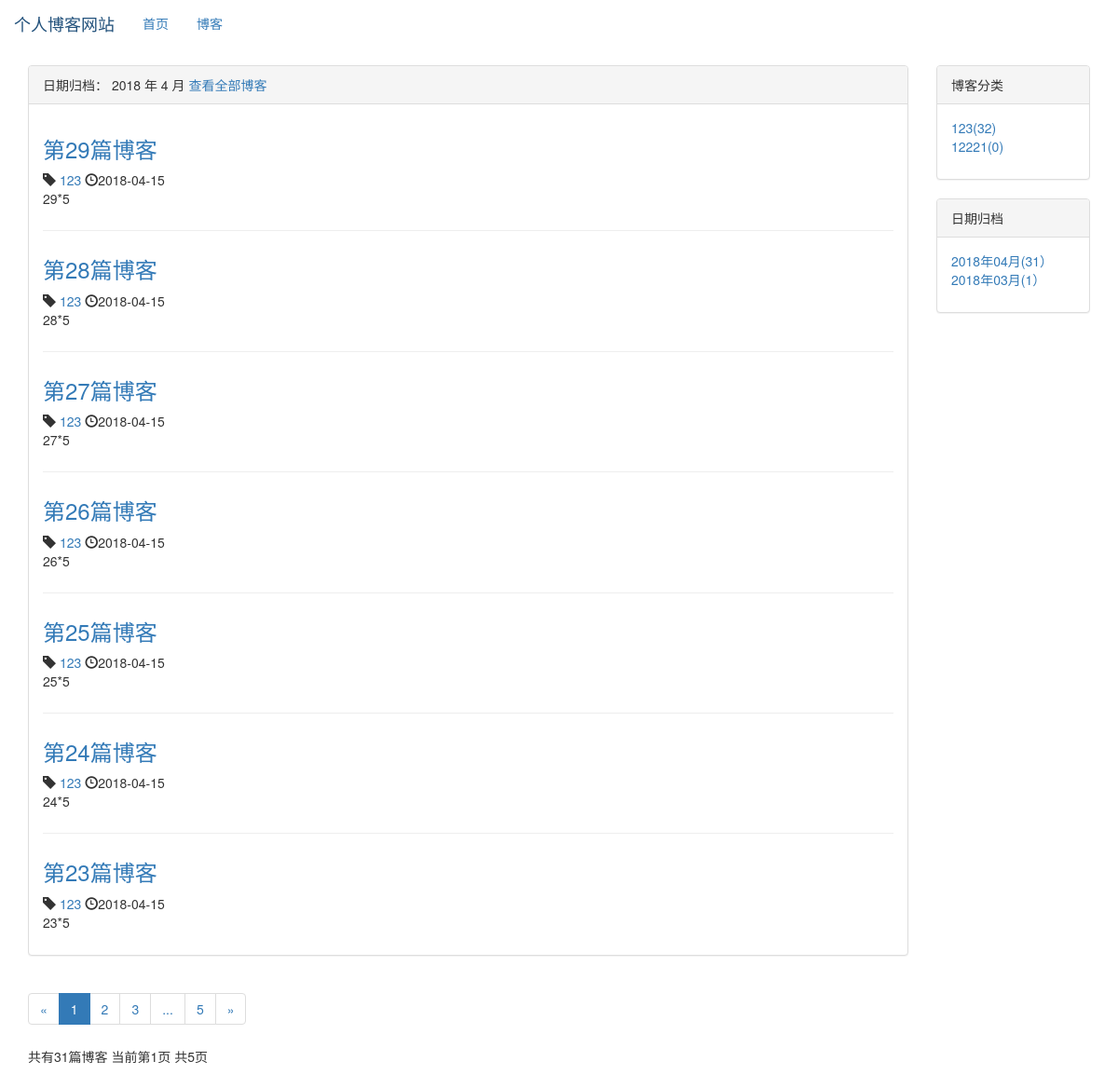
Page /blog/date/2018/4 on the earlier database version.
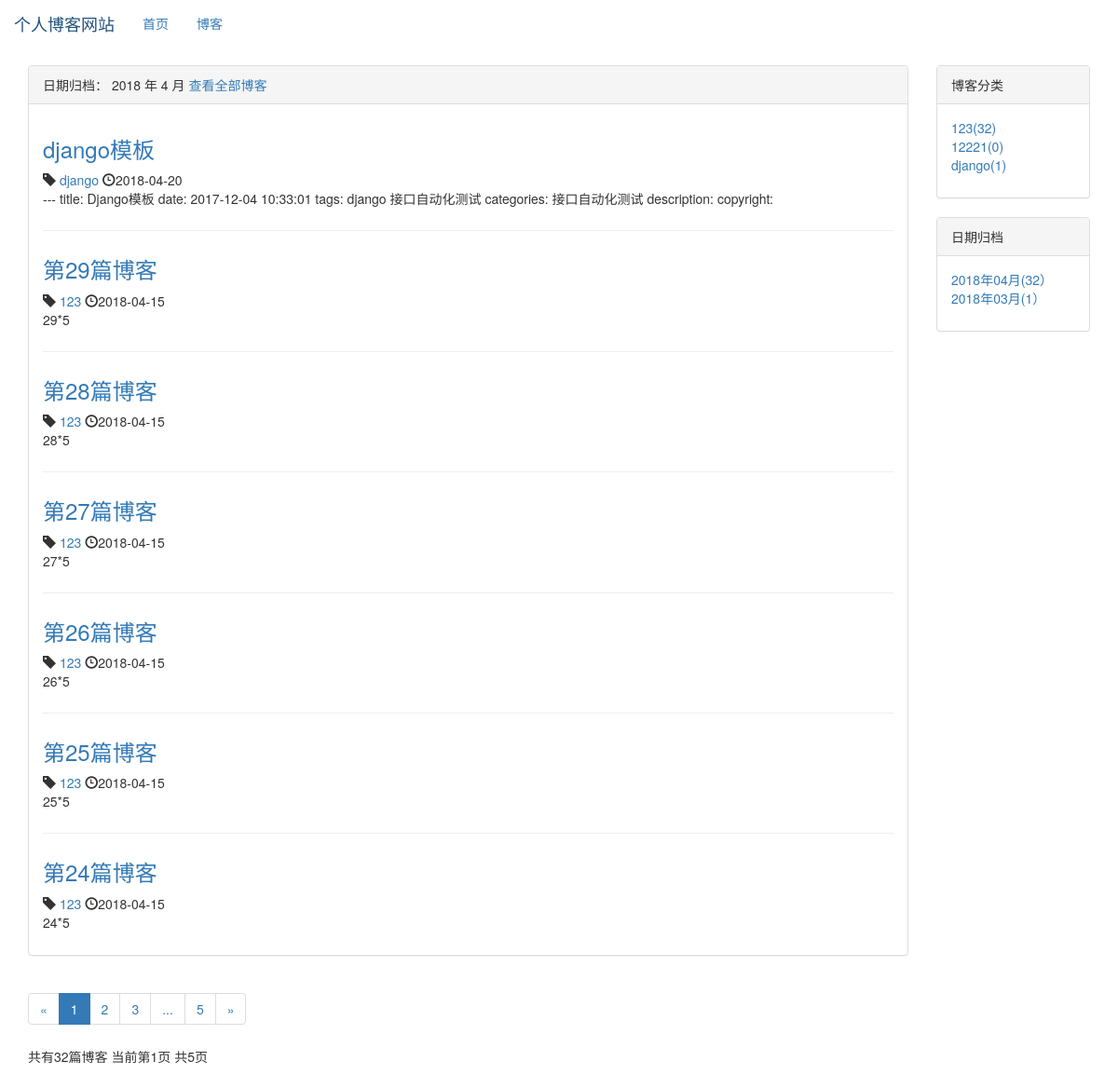
Same page on the later database version.
### blog/models.py (models this page shows, shortened)
class Blog(models.Model):
    title = models.CharField(max_length=50)
    blog_type = models.ForeignKey(BlogType,on_delete=models.DO_NOTHING)
    content = RichTextUploadingField()
    author = models.ForeignKey(User,on_delete=models.DO_NOTHING)
    created_time = models.DateTimeField(auto_now_add=True)
    last_updated_time = models.DateTimeField(auto_now=True)
    class Meta:
        ordering = ['-created_time']

class BlogType(models.Model):
    type_name = models.CharField(max_length=15)
    def __str__(self):
        return self.type_name

### blog/views.py (the view)
# urls.py: path('date/<int:year>/<int:month>',views.blogs_with_date,name = 'blogs_with_date'),
def blogs_with_date(requset,year,month):
    blogs_all_list = Blog.objects.filter(created_time__year=year,created_time__month=month)
    context = get_blog_list_common_data(requset, blogs_all_list)
    context['blogs_with_date'] = ' %s 年 %s 月'%(year,month)
    return render_to_response('blog/blogs_with_date.html', context)

### blog/templates/blog/blogs_with_date.html (shortened to what this page needs)
{% extends 'blog/blog_list.html' %}
{% block blog_list_text_title %}
    日期归档：{{ blogs_with_date }}
    <a href="{% url 'blog_list' %}">查看全部博客</a>
{% endblock %}

### blog/templates/blog/blog_list.html (shortened to what the changed rows need)
{% extends 'base.html' %}
{% load staticfiles %}
{% block henader-extend %}
    <link rel="stylesheet" href="{% static 'blog/blog.css' %}">
{% endblock %}
{% block content %}
    <div class="container">
        <div class="row">
                <div class="ccol-xs-12 clo-sm-8 col-md-9 col-lg-10">
                    <div class="panel panel-default">
                        <div class="panel-body">
                            {% for blog in blogs %}
                                <div class="blog">
                                <h3> <a href="{% url 'blog_detail' blog.pk %}">{{ blog.title }}</a></h3>
                                <p class="blog-info">
                                   <span class="glyphicon glyphicon-tag"></span><a href="{% url 'blogs_with_type' blog.blog_type.pk %}"> {{ blog.blog_type}}</a>
                                   <span class="glyphicon glyphicon-time"></span>{{ blog.created_time|date:"Y-m-d" }}
                                </p>
                                    <p>{{ blog.content|striptags| truncatechars:120}}</p>
                                </div>
                            {% empty %}
                                <div class="blog">
                                <h3>暂无博客，敬请期待</h3>
                                </div>
                            {% endfor %}
                        </div>
                    </div>
                 <div>
                          <ul class="pagination">
                            <li>
                            </li>
                              {% for page_num in page_range%}
                                  {% if page_num == page_of_blogs.number %}
                                      <li class="active"><span>{{ page_num }}</span> </li>
                                  {% else %}
                                      {% if page_num == '...' %}
                                          <li><span>{{ page_num }}</span> </li>
                                      {% else %}
                                          <li><a href="?page={{page_num}}">{{ page_num}}</a></li>
                                      {% endif %}
                                  {% endif %}
                              {% endfor %}
                              <li>
                            </li>
                          </ul>
                          <p>
                              共有{{ page_of_blogs.paginator.count}}篇博客
                              当前第{{ page_of_blogs.number }}页
                              共{{num_pages}}页
                          </p>
                    </div>
                 </div>
                 <div class="hidden-xs col-sm-4 col-md-3 col-lg-2">
                  <div class="panel panel-default">
                      <div class="panel-body">
                        <ul class="blog-tyles" style="list-style-type: none">
                            {% for blog_type in blog_types %}
                                <li><a href="{% url 'blogs_with_type' blog_type.pk %}">{{ blog_type.type_name }}({{ blog_type.blog_count }})</a></li>
                            {% empty %}
                                 <li>暂无分类</li>
                            {% endfor %}
                        </ul>
                </div>
        </div>
                  <div class="panel panel-default">
                      <div class="panel-body">
                          <ul>
                              {% for blog_date,blog_count in blog_dates.items %}
                                  <li>
                                      <a href="{% url 'blogs_with_date' blog_date.year blog_date.month %}">
                                          {{ blog_date|date:"Y年m月"}}({{ blog_count }}）
                                      </a>
                                  </li>
                              {% endfor %}
                          </ul>
                      </div>
                  </div>
     </div>
    </div>
{% endblock %}

Differences in the rows shown:
no longer on this page (row unchanged): Blog: title "第23篇博客", blog_type "123", created_time "2018-04-15", content "23*5"
added Blog: title "django模板", blog_type "django", created_time "2018-04-20", content "--- title: Django模板 date: 2017-12-04 10:33:01 tags: django 接口自动化测试 categories: 接口自动化测试 description: copyright:"
added BlogType: type_name "django", blog_count "1"
Other differences:
{{ page_of_blogs.paginator.count }}: "31" → "32"
new list line: "2018年04月 ( 32 ）"
list line gone: "2018年04月 ( 31 ）"
